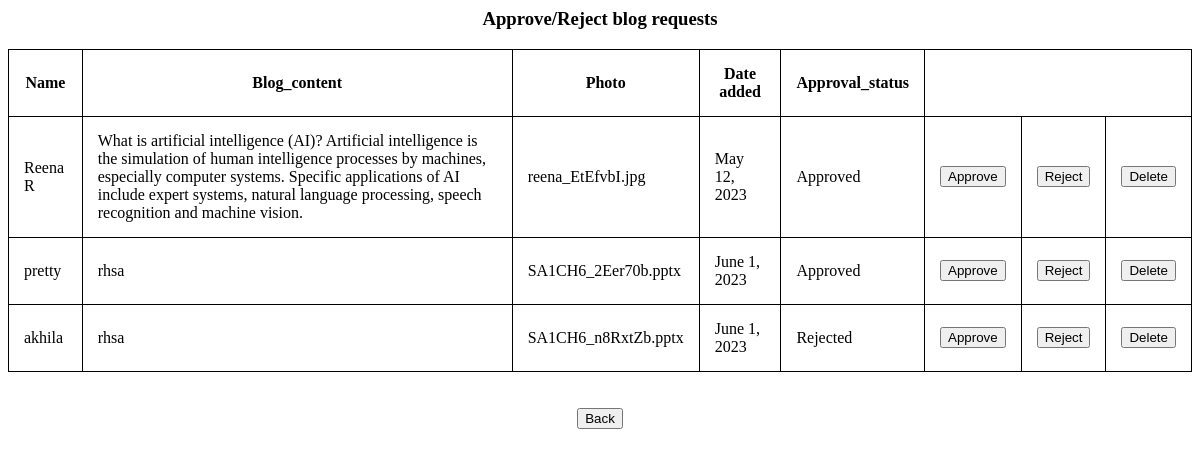
Screenshot of /blogs_admin with the database file from the repository.
### learn/models.py (models this page shows)
class Blogs(models.Model):
    Name = models.CharField(max_length=200, null=True)
    Blog_content = models.TextField(null=True)
    Image = models.ImageField(null=True)
    Date_blog = models.DateField(null=True)
    Approval_status = models.CharField(max_length=200, null=True)

### learn/views.py (the view)
# urls.py: path('blogs_admin',learn.views.blogs_admin,name='blogs_admin'),
def blogs_admin(request):
    dm = Blogs.objects.all()
    return render(request,'blogs_admin.html',{'dm':dm})

### Templates/blogs_admin.html (shortened to what this page needs)
{% load static %}
<html lang="en">
<head>
   <link rel="stylesheet" type="text/css" href="{% static 'trt.css' %}">
</head>
<body class= "pic" background="{% static 'trt.jpg' %}" >
<h3 align="center">Approve/Reject blog requests</h3>
<table  style="width:100%">
   <tr>
      <th>
         Name
      </th>
      <th>
         Blog_content
      </th>
      <th>
         Photo
      </th>
      <th>
         Date added
      </th>
      <th>
         Approval_status
      </th>
   </tr>
   {% for i in dm %}
   <tr>
      <td>
         {{i.Name}}
      </td>
      <td>
         {{i.Blog_content}}
      </td>
      <td>
         {{i.Image}}
      </td>
      <td>
         {{i.Date_blog}}
      </td>
      <td>
         {{i.Approval_status}}
      </td>
      <td>
         <button type="submit" onclick="location.href='{% url 'blog_approves' i.id %}'" name='t_h'>Approve</button>
      </td>
      <td>
         <button type="submit" onclick="location.href='{% url 'blog_rejects' i.id %}'" name='del'>Reject</button>
      </td>
        <td>
         <button type="submit" onclick="location.href='{% url 'blog_delete' i.id %}'" name='del'>Delete</button>
      </td>
   </tr>
   {% endfor %}
</table><br><br>
<div align="center">
   <button type="submit" onclick="location.href='{% url 'admin_home' %}'" name='mybtn2'>Back</button>
</div>
</body>
</html>

### static/trt.css (style rules this page uses)
* { box-sizing: border-box }
.pic { background-repeat: no-repeat; background-attachment: fixed; background-size: cover; background-size: 100%; }

### Templates/blogs_admin.html (style rules this page uses)
table, th, td { border: 1px solid black; border-collapse: collapse; }
th, td { padding: 15px; }

### rows the page displays
Blogs: Name "Reena R", Blog_content "What is artificial intelligence (AI)? Artificial intelligence is the simulation of human intelligence processes by machines, especially computer systems. Specific applications of AI include expert systems, natural language processing, speech recognition and machine vision.", Image "reena_EtEfvbI.jpg", Date_blog "May 12, 2023", Approval_status "Approved"
Blogs: Name "pretty", Blog_content "rhsa", Image "SA1CH6_2Eer70b.pptx", Date_blog "June 1, 2023", Approval_status "Approved"
Blogs: Name "akhila", Blog_content "rhsa", Image "SA1CH6_n8RxtZb.pptx", Date_blog "June 1, 2023", Approval_status "Rejected"
